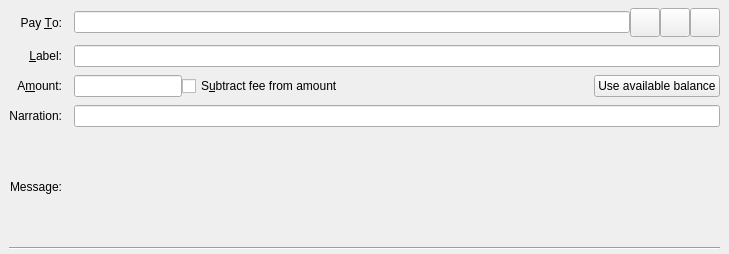
<?xml version="1.0" encoding="UTF-8"?>
<ui version="4.0">
 <class>SendCoinsEntry</class>
 <widget class="QStackedWidget" name="SendCoinsEntry">
  <property name="geometry">
   <rect>
    <x>0</x>
    <y>0</y>
    <width>729</width>
    <height>254</height>
   </rect>
  </property>
  <property name="focusPolicy">
   <enum>Qt::TabFocus</enum>
  </property>
  <property name="autoFillBackground">
   <bool>false</bool>
  </property>
  <widget class="QFrame" name="SendCoins">
   <property name="toolTip">
    <string>This is a normal payment.</string>
   </property>
   <property name="frameShape">
    <enum>QFrame::NoFrame</enum>
   </property>
   <layout class="QGridLayout" name="gridLayout">
    <property name="topMargin">
     <number>8</number>
    </property>
    <property name="bottomMargin">
     <number>4</number>
    </property>
    <property name="horizontalSpacing">
     <number>12</number>
    </property>
    <property name="verticalSpacing">
     <number>8</number>
    </property>
    <item row="4" column="0">
     <widget class="QLabel" name="lblNarration">
      <property name="text">
       <string>Narration:</string>
      </property>
      <property name="alignment">
       <set>Qt::AlignRight|Qt::AlignTrailing|Qt::AlignVCenter</set>
      </property>
      <property name="buddy">
       <cstring>edtNarration</cstring>
      </property>
     </widget>
    </item>
    <item row="0" column="0">
     <widget class="QLabel" name="payToLabel">
      <property name="text">
       <string>Pay &amp;To:</string>
      </property>
      <property name="alignment">
       <set>Qt::AlignRight|Qt::AlignTrailing|Qt::AlignVCenter</set>
      </property>
      <property name="buddy">
       <cstring>payTo</cstring>
      </property>
     </widget>
    </item>
    <item row="3" column="0">
     <widget class="QLabel" name="amountLabel">
      <property name="text">
       <string>A&amp;mount:</string>
      </property>
      <property name="alignment">
       <set>Qt::AlignRight|Qt::AlignTrailing|Qt::AlignVCenter</set>
      </property>
      <property name="buddy">
       <cstring>payAmount</cstring>
      </property>
     </widget>
    </item>
    <item row="0" column="1">
     <layout class="QHBoxLayout" name="payToLayout">
      <property name="spacing">
       <number>0</number>
      </property>
      <item>
       <widget class="QValidatedLineEdit" name="payTo">
        <property name="toolTip">
         <string>The Darkpay address to send the payment to</string>
        </property>
       </widget>
      </item>
      <item>
       <widget class="QToolButton" name="addressBookButton">
        <property name="toolTip">
         <string>Choose previously used address</string>
        </property>
        <property name="text">
         <string/>
        </property>
        <property name="icon">
         <iconset resource="../bitcoin.qrc">
          <normaloff>:/icons/address-book</normaloff>:/icons/address-book</iconset>
        </property>
        <property name="iconSize">
         <size>
          <width>22</width>
          <height>22</height>
         </size>
        </property>
        <property name="shortcut">
         <string>Alt+A</string>
        </property>
       </widget>
      </item>
      <item>
       <widget class="QToolButton" name="pasteButton">
        <property name="toolTip">
         <string>Paste address from clipboard</string>
        </property>
        <property name="text">
         <string/>
        </property>
        <property name="icon">
         <iconset resource="../bitcoin.qrc">
          <normaloff>:/icons/editpaste</normaloff>:/icons/editpaste</iconset>
        </property>
        <property name="iconSize">
         <size>
          <width>22</width>
          <height>22</height>
         </size>
        </property>
        <property name="shortcut">
         <string>Alt+P</string>
        </property>
       </widget>
      </item>
      <item>
       <widget class="QToolButton" name="deleteButton">
        <property name="toolTip">
         <string>Remove this entry</string>
        </property>
        <property name="text">
         <string/>
        </property>
        <property name="icon">
         <iconset resource="../bitcoin.qrc">
          <normaloff>:/icons/remove</normaloff>:/icons/remove</iconset>
        </property>
        <property name="iconSize">
         <size>
          <width>22</width>
          <height>22</height>
         </size>
        </property>
       </widget>
      </item>
     </layout>
    </item>
    <item row="1" column="1">
     <widget class="QLineEdit" name="addAsLabel">
      <property name="toolTip">
       <string>Enter a label for this address to add it to the list of used addresses</string>
      </property>
     </widget>
    </item>
    <item row="1" column="0">
     <widget class="QLabel" name="labellLabel">
      <property name="text">
       <string>&amp;Label:</string>
      </property>
      <property name="alignment">
       <set>Qt::AlignRight|Qt::AlignTrailing|Qt::AlignVCenter</set>
      </property>
      <property name="buddy">
       <cstring>addAsLabel</cstring>
      </property>
     </widget>
    </item>
    <item row="3" column="1">
     <layout class="QHBoxLayout" name="horizontalLayoutAmount" stretch="0,1,0">
      <item>
       <widget class="BitcoinAmountField" name="payAmount"/>
      </item>
      <item>
       <widget class="QCheckBox" name="checkboxSubtractFeeFromAmount">
        <property name="toolTip">
         <string>The fee will be deducted from the amount being sent. The recipient will receive less darkpay than you enter in the amount field. If multiple recipients are selected, the fee is split equally.</string>
        </property>
        <property name="text">
         <string>S&amp;ubtract fee from amount</string>
        </property>
       </widget>
      </item>
      <item>
       <widget class="QPushButton" name="useAvailableBalanceButton">
        <property name="text">
         <string>Use available balance</string>
        </property>
       </widget>
      </item>
     </layout>
    </item>
    <item row="4" column="1">
     <widget class="QLineEdit" name="edtNarration">
      <property name="toolTip">
       <string>A short message sent over the Darkpay network, encrypted if sending to a stealth address or in a blind or anon transaction.</string>
      </property>
      <property name="maxLength">
       <number>24</number>
      </property>
     </widget>
    </item>
    <item row="5" column="0">
     <widget class="QLabel" name="messageLabel">
      <property name="text">
       <string>Message:</string>
      </property>
      <property name="alignment">
       <set>Qt::AlignRight|Qt::AlignTrailing|Qt::AlignVCenter</set>
      </property>
     </widget>
    </item>
    <item row="5" column="1">
     <widget class="QLabel" name="messageTextLabel">
      <property name="toolTip">
       <string>A message that was attached to the darkpay: URI which will be stored with the transaction for your reference. Note: This message will not be sent over the Darkpay network.</string>
      </property>
      <property name="textFormat">
       <enum>Qt::PlainText</enum>
      </property>
     </widget>
    </item>
    <item row="6" column="0" colspan="2">
     <widget class="Line" name="line">
      <property name="orientation">
       <enum>Qt::Horizontal</enum>
      </property>
     </widget>
    </item>
   </layout>
  </widget>
  <widget class="QFrame" name="SendCoins_cs">
   <property name="toolTip">
    <string>This is a payment to a coldstake script.</string>
   </property>
   <property name="frameShape">
    <enum>QFrame::NoFrame</enum>
   </property>
   <layout class="QGridLayout" name="gridLayout_cs">
    <property name="topMargin">
     <number>8</number>
    </property>
    <property name="bottomMargin">
     <number>4</number>
    </property>
    <property name="horizontalSpacing">
     <number>12</number>
    </property>
    <property name="verticalSpacing">
     <number>8</number>
    </property>
    <item row="3" column="1">
     <layout class="QHBoxLayout" name="horizontalLayoutAmount_cs" stretch="0,1,0">
      <item>
       <widget class="BitcoinAmountField" name="payAmount_cs"/>
      </item>
      <item>
       <widget class="QCheckBox" name="checkboxSubtractFeeFromAmount_cs">
        <property name="toolTip">
         <string>The fee will be deducted from the amount being sent. The recipient will receive less darkpay than you enter in the amount field. If multiple recipients are selected, the fee is split equally.</string>
        </property>
        <property name="text">
         <string>Subtract fee from amount</string>
        </property>
       </widget>
      </item>
      <item>
       <widget class="QPushButton" name="useAvailableBalanceButton_cs">
        <property name="text">
         <string>Use available balance</string>
        </property>
       </widget>
      </item>
     </layout>
    </item>
    <item row="1" column="0">
     <widget class="QLabel" name="spendAddrLabel">
      <property name="text">
       <string>Spend  Address:</string>
      </property>
      <property name="alignment">
       <set>Qt::AlignRight|Qt::AlignTrailing|Qt::AlignVCenter</set>
      </property>
      <property name="buddy">
       <cstring>addAsLabel</cstring>
      </property>
     </widget>
    </item>
    <item row="4" column="1">
     <widget class="QLineEdit" name="edtNarration_cs">
      <property name="toolTip">
       <string>A short message sent over the Darkpay network, encrypted if sending to a stealth address or in a blind or anon transaction.</string>
      </property>
      <property name="maxLength">
       <number>24</number>
      </property>
     </widget>
    </item>
    <item row="1" column="1">
     <layout class="QHBoxLayout" name="payToLayout2_cs">
      <property name="spacing">
       <number>0</number>
      </property>
      <item>
       <widget class="QValidatedLineEdit" name="spendAddr">
        <property name="toolTip">
         <string>The Darkpay address that will be able to spend the output (must be 256bit)</string>
        </property>
       </widget>
      </item>
      <item>
       <widget class="QToolButton" name="addressBookButton2_cs">
        <property name="toolTip">
         <string>Choose previously used address</string>
        </property>
        <property name="text">
         <string/>
        </property>
        <property name="icon">
         <iconset resource="../bitcoin.qrc">
          <normaloff>:/icons/address-book</normaloff>:/icons/address-book</iconset>
        </property>
        <property name="iconSize">
         <size>
          <width>22</width>
          <height>22</height>
         </size>
        </property>
        <property name="shortcut">
         <string>Alt+A</string>
        </property>
       </widget>
      </item>
      <item>
       <widget class="QToolButton" name="pasteButton2_cs">
        <property name="toolTip">
         <string>Paste address from clipboard</string>
        </property>
        <property name="text">
         <string/>
        </property>
        <property name="icon">
         <iconset resource="../bitcoin.qrc">
          <normaloff>:/icons/editpaste</normaloff>:/icons/editpaste</iconset>
        </property>
        <property name="iconSize">
         <size>
          <width>22</width>
          <height>22</height>
         </size>
        </property>
        <property name="shortcut">
         <string>Alt+P</string>
        </property>
       </widget>
      </item>
     </layout>
    </item>
    <item row="5" column="0" colspan="2">
     <widget class="Line" name="line_cs">
      <property name="orientation">
       <enum>Qt::Horizontal</enum>
      </property>
     </widget>
    </item>
    <item row="3" column="0">
     <widget class="QLabel" name="amountLabel_cs">
      <property name="text">
       <string>Amount:</string>
      </property>
      <property name="alignment">
       <set>Qt::AlignRight|Qt::AlignTrailing|Qt::AlignVCenter</set>
      </property>
      <property name="buddy">
       <cstring>payAmount_cs</cstring>
      </property>
     </widget>
    </item>
    <item row="0" column="0">
     <widget class="QLabel" name="stakeAddrLabel">
      <property name="text">
       <string>Stake Address:</string>
      </property>
      <property name="alignment">
       <set>Qt::AlignRight|Qt::AlignTrailing|Qt::AlignVCenter</set>
      </property>
      <property name="buddy">
       <cstring>stakeAddr</cstring>
      </property>
     </widget>
    </item>
    <item row="4" column="0">
     <widget class="QLabel" name="lblNarration_cs">
      <property name="text">
       <string>Narration:</string>
      </property>
      <property name="alignment">
       <set>Qt::AlignRight|Qt::AlignTrailing|Qt::AlignVCenter</set>
      </property>
      <property name="buddy">
       <cstring>edtNarration_cs</cstring>
      </property>
     </widget>
    </item>
    <item row="0" column="1">
     <layout class="QHBoxLayout" name="payToLayout_cs">
      <property name="spacing">
       <number>0</number>
      </property>
      <item>
       <widget class="QValidatedLineEdit" name="stakeAddr">
        <property name="toolTip">
         <string>The Darkpay address that will be able to stake the output</string>
        </property>
       </widget>
      </item>
      <item>
       <widget class="QToolButton" name="addressBookButton_cs">
        <property name="toolTip">
         <string>Choose previously used address</string>
        </property>
        <property name="text">
         <string/>
        </property>
        <property name="icon">
         <iconset resource="../bitcoin.qrc">
          <normaloff>:/icons/address-book</normaloff>:/icons/address-book</iconset>
        </property>
        <property name="iconSize">
         <size>
          <width>22</width>
          <height>22</height>
         </size>
        </property>
        <property name="shortcut">
         <string>Alt+A</string>
        </property>
       </widget>
      </item>
      <item>
       <widget class="QToolButton" name="pasteButton_cs">
        <property name="toolTip">
         <string>Paste address from clipboard</string>
        </property>
        <property name="text">
         <string/>
        </property>
        <property name="icon">
         <iconset resource="../bitcoin.qrc">
          <normaloff>:/icons/editpaste</normaloff>:/icons/editpaste</iconset>
        </property>
        <property name="iconSize">
         <size>
          <width>22</width>
          <height>22</height>
         </size>
        </property>
        <property name="shortcut">
         <string>Alt+P</string>
        </property>
       </widget>
      </item>
      <item>
       <widget class="QToolButton" name="deleteButton_cs">
        <property name="toolTip">
         <string>Remove this entry</string>
        </property>
        <property name="text">
         <string/>
        </property>
        <property name="icon">
         <iconset resource="../bitcoin.qrc">
          <normaloff>:/icons/remove</normaloff>:/icons/remove</iconset>
        </property>
        <property name="iconSize">
         <size>
          <width>22</width>
          <height>22</height>
         </size>
        </property>
       </widget>
      </item>
     </layout>
    </item>
   </layout>
  </widget>
  <widget class="QFrame" name="SendCoins_UnauthenticatedPaymentRequest">
   <property name="palette">
    <palette>
     <active>
      <colorrole role="WindowText">
       <brush brushstyle="SolidPattern">
        <color alpha="255">
         <red>0</red>
         <green>0</green>
         <blue>0</blue>
        </color>
       </brush>
      </colorrole>
      <colorrole role="Button">
       <brush brushstyle="SolidPattern">
        <color alpha="255">
         <red>255</red>
         <green>255</green>
         <blue>127</blue>
        </color>
       </brush>
      </colorrole>
      <colorrole role="Light">
       <brush brushstyle="SolidPattern">
        <color alpha="255">
         <red>255</red>
         <green>255</green>
         <blue>255</blue>
        </color>
       </brush>
      </colorrole>
      <colorrole role="Midlight">
       <brush brushstyle="SolidPattern">
        <color alpha="255">
         <red>255</red>
         <green>255</green>
         <blue>191</blue>
        </color>
       </brush>
      </colorrole>
      <colorrole role="Dark">
       <brush brushstyle="SolidPattern">
        <color alpha="255">
         <red>127</red>
         <green>127</green>
         <blue>63</blue>
        </color>
       </brush>
      </colorrole>
      <colorrole role="Mid">
       <brush brushstyle="SolidPattern">
        <color alpha="255">
         <red>170</red>
         <green>170</green>
         <blue>84</blue>
        </color>
       </brush>
      </colorrole>
      <colorrole role="Text">
       <brush brushstyle="SolidPattern">
        <color alpha="255">
         <red>0</red>
         <green>0</green>
         <blue>0</blue>
        </color>
       </brush>
      </colorrole>
      <colorrole role="BrightText">
       <brush brushstyle="SolidPattern">
        <color alpha="255">
         <red>255</red>
         <green>255</green>
         <blue>255</blue>
        </color>
       </brush>
      </colorrole>
      <colorrole role="ButtonText">
       <brush brushstyle="SolidPattern">
        <color alpha="255">
         <red>0</red>
         <green>0</green>
         <blue>0</blue>
        </color>
       </brush>
      </colorrole>
      <colorrole role="Base">
       <brush brushstyle="SolidPattern">
        <color alpha="255">
         <red>255</red>
         <green>255</green>
         <blue>255</blue>
        </color>
       </brush>
      </colorrole>
      <colorrole role="Window">
       <brush brushstyle="SolidPattern">
        <color alpha="255">
         <red>255</red>
         <green>255</green>
         <blue>127</blue>
        </color>
       </brush>
      </colorrole>
      <colorrole role="Shadow">
       <brush brushstyle="SolidPattern">
        <color alpha="255">
         <red>0</red>
         <green>0</green>
         <blue>0</blue>
        </color>
       </brush>
      </colorrole>
      <colorrole role="AlternateBase">
       <brush brushstyle="SolidPattern">
        <color alpha="255">
         <red>255</red>
         <green>255</green>
         <blue>191</blue>
        </color>
       </brush>
      </colorrole>
      <colorrole role="ToolTipBase">
       <brush brushstyle="SolidPattern">
        <color alpha="255">
         <red>255</red>
         <green>255</green>
         <blue>220</blue>
        </color>
       </brush>
      </colorrole>
      <colorrole role="ToolTipText">
       <brush brushstyle="SolidPattern">
        <color alpha="255">
         <red>0</red>
         <green>0</green>
         <blue>0</blue>
        </color>
       </brush>
      </colorrole>
     </active>
     <inactive>
      <colorrole role="WindowText">
       <brush brushstyle="SolidPattern">
        <color alpha="255">
         <red>0</red>
         <green>0</green>
         <blue>0</blue>
        </color>
       </brush>
      </colorrole>
      <colorrole role="Button">
       <brush brushstyle="SolidPattern">
        <color alpha="255">
         <red>255</red>
         <green>255</green>
         <blue>127</blue>
        </color>
       </brush>
      </colorrole>
      <colorrole role="Light">
       <brush brushstyle="SolidPattern">
        <color alpha="255">
         <red>255</red>
         <green>255</green>
         <blue>255</blue>
        </color>
       </brush>
      </colorrole>
      <colorrole role="Midlight">
       <brush brushstyle="SolidPattern">
        <color alpha="255">
         <red>255</red>
         <green>255</green>
         <blue>191</blue>
        </color>
       </brush>
      </colorrole>
      <colorrole role="Dark">
       <brush brushstyle="SolidPattern">
        <color alpha="255">
         <red>127</red>
         <green>127</green>
         <blue>63</blue>
        </color>
       </brush>
      </colorrole>
      <colorrole role="Mid">
       <brush brushstyle="SolidPattern">
        <color alpha="255">
         <red>170</red>
         <green>170</green>
         <blue>84</blue>
        </color>
       </brush>
      </colorrole>
      <colorrole role="Text">
       <brush brushstyle="SolidPattern">
        <color alpha="255">
         <red>0</red>
         <green>0</green>
         <blue>0</blue>
        </color>
       </brush>
      </colorrole>
      <colorrole role="BrightText">
       <brush brushstyle="SolidPattern">
        <color alpha="255">
         <red>255</red>
         <green>255</green>
         <blue>255</blue>
        </color>
       </brush>
      </colorrole>
      <colorrole role="ButtonText">
       <brush brushstyle="SolidPattern">
        <color alpha="255">
         <red>0</red>
         <green>0</green>
         <blue>0</blue>
        </color>
       </brush>
      </colorrole>
      <colorrole role="Base">
       <brush brushstyle="SolidPattern">
        <color alpha="255">
         <red>255</red>
         <green>255</green>
         <blue>255</blue>
        </color>
       </brush>
      </colorrole>
      <colorrole role="Window">
       <brush brushstyle="SolidPattern">
        <color alpha="255">
         <red>255</red>
         <green>255</green>
         <blue>127</blue>
        </color>
       </brush>
      </colorrole>
      <colorrole role="Shadow">
       <brush brushstyle="SolidPattern">
        <color alpha="255">
         <red>0</red>
         <green>0</green>
         <blue>0</blue>
        </color>
       </brush>
      </colorrole>
      <colorrole role="AlternateBase">
       <brush brushstyle="SolidPattern">
        <color alpha="255">
         <red>255</red>
         <green>255</green>
         <blue>191</blue>
        </color>
       </brush>
      </colorrole>
      <colorrole role="ToolTipBase">
       <brush brushstyle="SolidPattern">
        <color alpha="255">
         <red>255</red>
         <green>255</green>
         <blue>220</blue>
        </color>
       </brush>
      </colorrole>
      <colorrole role="ToolTipText">
       <brush brushstyle="SolidPattern">
        <color alpha="255">
         <red>0</red>
         <green>0</green>
         <blue>0</blue>
        </color>
       </brush>
      </colorrole>
     </inactive>
     <disabled>
      <colorrole role="WindowText">
       <brush brushstyle="SolidPattern">
        <color alpha="255">
         <red>127</red>
         <green>127</green>
         <blue>63</blue>
        </color>
       </brush>
      </colorrole>
      <colorrole role="Button">
       <brush brushstyle="SolidPattern">
        <color alpha="255">
         <red>255</red>
         <green>255</green>
         <blue>127</blue>
        </color>
       </brush>
      </colorrole>
      <colorrole role="Light">
       <brush brushstyle="SolidPattern">
        <color alpha="255">
         <red>255</red>
         <green>255</green>
         <blue>255</blue>
        </color>
       </brush>
      </colorrole>
      <colorrole role="Midlight">
       <brush brushstyle="SolidPattern">
        <color alpha="255">
         <red>255</red>
         <green>255</green>
         <blue>191</blue>
        </color>
       </brush>
      </colorrole>
      <colorrole role="Dark">
       <brush brushstyle="SolidPattern">
        <color alpha="255">
         <red>127</red>
         <green>127</green>
         <blue>63</blue>
        </color>
       </brush>
      </colorrole>
      <colorrole role="Mid">
       <brush brushstyle="SolidPattern">
        <color alpha="255">
         <red>170</red>
         <green>170</green>
         <blue>84</blue>
        </color>
       </brush>
      </colorrole>
      <colorrole role="Text">
       <brush brushstyle="SolidPattern">
        <color alpha="255">
         <red>127</red>
         <green>127</green>
         <blue>63</blue>
        </color>
       </brush>
      </colorrole>
      <colorrole role="BrightText">
       <brush brushstyle="SolidPattern">
        <color alpha="255">
         <red>255</red>
         <green>255</green>
         <blue>255</blue>
        </color>
       </brush>
      </colorrole>
      <colorrole role="ButtonText">
       <brush brushstyle="SolidPattern">
        <color alpha="255">
         <red>127</red>
         <green>127</green>
         <blue>63</blue>
        </color>
       </brush>
      </colorrole>
      <colorrole role="Base">
       <brush brushstyle="SolidPattern">
        <color alpha="255">
         <red>255</red>
         <green>255</green>
         <blue>127</blue>
        </color>
       </brush>
      </colorrole>
      <colorrole role="Window">
       <brush brushstyle="SolidPattern">
        <color alpha="255">
         <red>255</red>
         <green>255</green>
         <blue>127</blue>
        </color>
       </brush>
      </colorrole>
      <colorrole role="Shadow">
       <brush brushstyle="SolidPattern">
        <color alpha="255">
         <red>0</red>
         <green>0</green>
         <blue>0</blue>
        </color>
       </brush>
      </colorrole>
      <colorrole role="AlternateBase">
       <brush brushstyle="SolidPattern">
        <color alpha="255">
         <red>255</red>
         <green>255</green>
         <blue>127</blue>
        </color>
       </brush>
      </colorrole>
      <colorrole role="ToolTipBase">
       <brush brushstyle="SolidPattern">
        <color alpha="255">
         <red>255</red>
         <green>255</green>
         <blue>220</blue>
        </color>
       </brush>
      </colorrole>
      <colorrole role="ToolTipText">
       <brush brushstyle="SolidPattern">
        <color alpha="255">
         <red>0</red>
         <green>0</green>
         <blue>0</blue>
        </color>
       </brush>
      </colorrole>
     </disabled>
    </palette>
   </property>
   <property name="toolTip">
    <string>This is an unauthenticated payment request.</string>
   </property>
   <property name="autoFillBackground">
    <bool>true</bool>
   </property>
   <property name="frameShape">
    <enum>QFrame::NoFrame</enum>
   </property>
   <layout class="QGridLayout" name="gridLayout_is">
    <property name="spacing">
     <number>12</number>
    </property>
    <item row="0" column="0">
     <widget class="QLabel" name="payToLabel_is">
      <property name="text">
       <string>Pay To:</string>
      </property>
      <property name="alignment">
       <set>Qt::AlignRight|Qt::AlignTrailing|Qt::AlignVCenter</set>
      </property>
     </widget>
    </item>
    <item row="0" column="1">
     <layout class="QHBoxLayout" name="payToLayout_is">
      <property name="spacing">
       <number>0</number>
      </property>
      <item>
       <widget class="QLabel" name="payTo_is"/>
      </item>
      <item>
       <widget class="QToolButton" name="deleteButton_is">
        <property name="toolTip">
         <string>Remove this entry</string>
        </property>
        <property name="text">
         <string/>
        </property>
        <property name="icon">
         <iconset resource="../bitcoin.qrc">
          <normaloff>:/icons/remove</normaloff>:/icons/remove</iconset>
        </property>
       </widget>
      </item>
     </layout>
    </item>
    <item row="1" column="0">
     <widget class="QLabel" name="memoLabel_is">
      <property name="text">
       <string>Memo:</string>
      </property>
      <property name="alignment">
       <set>Qt::AlignRight|Qt::AlignTrailing|Qt::AlignVCenter</set>
      </property>
     </widget>
    </item>
    <item row="1" column="1">
     <widget class="QLabel" name="memoTextLabel_is">
      <property name="textFormat">
       <enum>Qt::PlainText</enum>
      </property>
     </widget>
    </item>
    <item row="2" column="0">
     <widget class="QLabel" name="amountLabel_is">
      <property name="text">
       <string>A&amp;mount:</string>
      </property>
      <property name="alignment">
       <set>Qt::AlignRight|Qt::AlignTrailing|Qt::AlignVCenter</set>
      </property>
      <property name="buddy">
       <cstring>payAmount_is</cstring>
      </property>
     </widget>
    </item>
    <item row="2" column="1">
     <widget class="BitcoinAmountField" name="payAmount_is">
      <property name="acceptDrops">
       <bool>false</bool>
      </property>
     </widget>
    </item>
   </layout>
  </widget>
  <widget class="QFrame" name="SendCoins_AuthenticatedPaymentRequest">
   <property name="palette">
    <palette>
     <active>
      <colorrole role="WindowText">
       <brush brushstyle="SolidPattern">
        <color alpha="255">
         <red>0</red>
         <green>0</green>
         <blue>0</blue>
        </color>
       </brush>
      </colorrole>
      <colorrole role="Button">
       <brush brushstyle="SolidPattern">
        <color alpha="255">
         <red>140</red>
         <green>232</green>
         <blue>119</blue>
        </color>
       </brush>
      </colorrole>
      <colorrole role="Light">
       <brush brushstyle="SolidPattern">
        <color alpha="255">
         <red>230</red>
         <green>255</green>
         <blue>224</blue>
        </color>
       </brush>
      </colorrole>
      <colorrole role="Midlight">
       <brush brushstyle="SolidPattern">
        <color alpha="255">
         <red>185</red>
         <green>243</green>
         <blue>171</blue>
        </color>
       </brush>
      </colorrole>
      <colorrole role="Dark">
       <brush brushstyle="SolidPattern">
        <color alpha="255">
         <red>70</red>
         <green>116</green>
         <blue>59</blue>
        </color>
       </brush>
      </colorrole>
      <colorrole role="Mid">
       <brush brushstyle="SolidPattern">
        <color alpha="255">
         <red>93</red>
         <green>155</green>
         <blue>79</blue>
        </color>
       </brush>
      </colorrole>
      <colorrole role="Text">
       <brush brushstyle="SolidPattern">
        <color alpha="255">
         <red>0</red>
         <green>0</green>
         <blue>0</blue>
        </color>
       </brush>
      </colorrole>
      <colorrole role="BrightText">
       <brush brushstyle="SolidPattern">
        <color alpha="255">
         <red>155</red>
         <green>255</green>
         <blue>147</blue>
        </color>
       </brush>
      </colorrole>
      <colorrole role="ButtonText">
       <brush brushstyle="SolidPattern">
        <color alpha="255">
         <red>0</red>
         <green>0</green>
         <blue>0</blue>
        </color>
       </brush>
      </colorrole>
      <colorrole role="Base">
       <brush brushstyle="SolidPattern">
        <color alpha="255">
         <red>119</red>
         <green>255</green>
         <blue>233</blue>
        </color>
       </brush>
      </colorrole>
      <colorrole role="Window">
       <brush brushstyle="SolidPattern">
        <color alpha="255">
         <red>140</red>
         <green>232</green>
         <blue>119</blue>
        </color>
       </brush>
      </colorrole>
      <colorrole role="Shadow">
       <brush brushstyle="SolidPattern">
        <color alpha="255">
         <red>0</red>
         <green>0</green>
         <blue>0</blue>
        </color>
       </brush>
      </colorrole>
      <colorrole role="AlternateBase">
       <brush brushstyle="SolidPattern">
        <color alpha="255">
         <red>197</red>
         <green>243</green>
         <blue>187</blue>
        </color>
       </brush>
      </colorrole>
      <colorrole role="NoRole">
       <brush brushstyle="SolidPattern">
        <color alpha="255">
         <red>125</red>
         <green>194</green>
         <blue>122</blue>
        </color>
       </brush>
      </colorrole>
      <colorrole role="ToolTipBase">
       <brush brushstyle="SolidPattern">
        <color alpha="255">
         <red>255</red>
         <green>255</green>
         <blue>220</blue>
        </color>
       </brush>
      </colorrole>
      <colorrole role="ToolTipText">
       <brush brushstyle="SolidPattern">
        <color alpha="255">
         <red>0</red>
         <green>0</green>
         <blue>0</blue>
        </color>
       </brush>
      </colorrole>
     </active>
     <inactive>
      <colorrole role="WindowText">
       <brush brushstyle="SolidPattern">
        <color alpha="255">
         <red>0</red>
         <green>0</green>
         <blue>0</blue>
        </color>
       </brush>
      </colorrole>
      <colorrole role="Button">
       <brush brushstyle="SolidPattern">
        <color alpha="255">
         <red>140</red>
         <green>232</green>
         <blue>119</blue>
        </color>
       </brush>
      </colorrole>
      <colorrole role="Light">
       <brush brushstyle="SolidPattern">
        <color alpha="255">
         <red>230</red>
         <green>255</green>
         <blue>224</blue>
        </color>
       </brush>
      </colorrole>
      <colorrole role="Midlight">
       <brush brushstyle="SolidPattern">
        <color alpha="255">
         <red>185</red>
         <green>243</green>
         <blue>171</blue>
        </color>
       </brush>
      </colorrole>
      <colorrole role="Dark">
       <brush brushstyle="SolidPattern">
        <color alpha="255">
         <red>70</red>
         <green>116</green>
         <blue>59</blue>
        </color>
       </brush>
      </colorrole>
      <colorrole role="Mid">
       <brush brushstyle="SolidPattern">
        <color alpha="255">
         <red>93</red>
         <green>155</green>
         <blue>79</blue>
        </color>
       </brush>
      </colorrole>
      <colorrole role="Text">
       <brush brushstyle="SolidPattern">
        <color alpha="255">
         <red>0</red>
         <green>0</green>
         <blue>0</blue>
        </color>
       </brush>
      </colorrole>
      <colorrole role="BrightText">
       <brush brushstyle="SolidPattern">
        <color alpha="255">
         <red>155</red>
         <green>255</green>
         <blue>147</blue>
        </color>
       </brush>
      </colorrole>
      <colorrole role="ButtonText">
       <brush brushstyle="SolidPattern">
        <color alpha="255">
         <red>0</red>
         <green>0</green>
         <blue>0</blue>
        </color>
       </brush>
      </colorrole>
      <colorrole role="Base">
       <brush brushstyle="SolidPattern">
        <color alpha="255">
         <red>119</red>
         <green>255</green>
         <blue>233</blue>
        </color>
       </brush>
      </colorrole>
      <colorrole role="Window">
       <brush brushstyle="SolidPattern">
        <color alpha="255">
         <red>140</red>
         <green>232</green>
         <blue>119</blue>
        </color>
       </brush>
      </colorrole>
      <colorrole role="Shadow">
       <brush brushstyle="SolidPattern">
        <color alpha="255">
         <red>0</red>
         <green>0</green>
         <blue>0</blue>
        </color>
       </brush>
      </colorrole>
      <colorrole role="AlternateBase">
       <brush brushstyle="SolidPattern">
        <color alpha="255">
         <red>197</red>
         <green>243</green>
         <blue>187</blue>
        </color>
       </brush>
      </colorrole>
      <colorrole role="NoRole">
       <brush brushstyle="SolidPattern">
        <color alpha="255">
         <red>125</red>
         <green>194</green>
         <blue>122</blue>
        </color>
       </brush>
      </colorrole>
      <colorrole role="ToolTipBase">
       <brush brushstyle="SolidPattern">
        <color alpha="255">
         <red>255</red>
         <green>255</green>
         <blue>220</blue>
        </color>
       </brush>
      </colorrole>
      <colorrole role="ToolTipText">
       <brush brushstyle="SolidPattern">
        <color alpha="255">
         <red>0</red>
         <green>0</green>
         <blue>0</blue>
        </color>
       </brush>
      </colorrole>
     </inactive>
     <disabled>
      <colorrole role="WindowText">
       <brush brushstyle="SolidPattern">
        <color alpha="255">
         <red>70</red>
         <green>116</green>
         <blue>59</blue>
        </color>
       </brush>
      </colorrole>
      <colorrole role="Button">
       <brush brushstyle="SolidPattern">
        <color alpha="255">
         <red>140</red>
         <green>232</green>
         <blue>119</blue>
        </color>
       </brush>
      </colorrole>
      <colorrole role="Light">
       <brush brushstyle="SolidPattern">
        <color alpha="255">
         <red>230</red>
         <green>255</green>
         <blue>224</blue>
        </color>
       </brush>
      </colorrole>
      <colorrole role="Midlight">
       <brush brushstyle="SolidPattern">
        <color alpha="255">
         <red>185</red>
         <green>243</green>
         <blue>171</blue>
        </color>
       </brush>
      </colorrole>
      <colorrole role="Dark">
       <brush brushstyle="SolidPattern">
        <color alpha="255">
         <red>70</red>
         <green>116</green>
         <blue>59</blue>
        </color>
       </brush>
      </colorrole>
      <colorrole role="Mid">
       <brush brushstyle="SolidPattern">
        <color alpha="255">
         <red>93</red>
         <green>155</green>
         <blue>79</blue>
        </color>
       </brush>
      </colorrole>
      <colorrole role="Text">
       <brush brushstyle="SolidPattern">
        <color alpha="255">
         <red>70</red>
         <green>116</green>
         <blue>59</blue>
        </color>
       </brush>
      </colorrole>
      <colorrole role="BrightText">
       <brush brushstyle="SolidPattern">
        <color alpha="255">
         <red>155</red>
         <green>255</green>
         <blue>147</blue>
        </color>
       </brush>
      </colorrole>
      <colorrole role="ButtonText">
       <brush brushstyle="SolidPattern">
        <color alpha="255">
         <red>70</red>
         <green>116</green>
         <blue>59</blue>
        </color>
       </brush>
      </colorrole>
      <colorrole role="Base">
       <brush brushstyle="SolidPattern">
        <color alpha="255">
         <red>140</red>
         <green>232</green>
         <blue>119</blue>
        </color>
       </brush>
      </colorrole>
      <colorrole role="Window">
       <brush brushstyle="SolidPattern">
        <color alpha="255">
         <red>140</red>
         <green>232</green>
         <blue>119</blue>
        </color>
       </brush>
      </colorrole>
      <colorrole role="Shadow">
       <brush brushstyle="SolidPattern">
        <color alpha="255">
         <red>0</red>
         <green>0</green>
         <blue>0</blue>
        </color>
       </brush>
      </colorrole>
      <colorrole role="AlternateBase">
       <brush brushstyle="SolidPattern">
        <color alpha="255">
         <red>140</red>
         <green>232</green>
         <blue>119</blue>
        </color>
       </brush>
      </colorrole>
      <colorrole role="NoRole">
       <brush brushstyle="SolidPattern">
        <color alpha="255">
         <red>125</red>
         <green>194</green>
         <blue>122</blue>
        </color>
       </brush>
      </colorrole>
      <colorrole role="ToolTipBase">
       <brush brushstyle="SolidPattern">
        <color alpha="255">
         <red>255</red>
         <green>255</green>
         <blue>220</blue>
        </color>
       </brush>
      </colorrole>
      <colorrole role="ToolTipText">
       <brush brushstyle="SolidPattern">
        <color alpha="255">
         <red>0</red>
         <green>0</green>
         <blue>0</blue>
        </color>
       </brush>
      </colorrole>
     </disabled>
    </palette>
   </property>
   <property name="toolTip">
    <string>This is an authenticated payment request.</string>
   </property>
   <property name="autoFillBackground">
    <bool>true</bool>
   </property>
   <property name="frameShape">
    <enum>QFrame::NoFrame</enum>
   </property>
   <layout class="QGridLayout" name="gridLayout_s">
    <property name="spacing">
     <number>12</number>
    </property>
    <item row="0" column="0">
     <widget class="QLabel" name="payToLabel_s">
      <property name="text">
       <string>Pay To:</string>
      </property>
      <property name="alignment">
       <set>Qt::AlignRight|Qt::AlignTrailing|Qt::AlignVCenter</set>
      </property>
     </widget>
    </item>
    <item row="0" column="1">
     <layout class="QHBoxLayout" name="payToLayout_s">
      <property name="spacing">
       <number>0</number>
      </property>
      <item>
       <widget class="QLabel" name="payTo_s">
        <property name="textFormat">
         <enum>Qt::PlainText</enum>
        </property>
       </widget>
      </item>
      <item>
       <widget class="QToolButton" name="deleteButton_s">
        <property name="toolTip">
         <string>Remove this entry</string>
        </property>
        <property name="text">
         <string/>
        </property>
        <property name="icon">
         <iconset resource="../bitcoin.qrc">
          <normaloff>:/icons/remove</normaloff>:/icons/remove</iconset>
        </property>
       </widget>
      </item>
     </layout>
    </item>
    <item row="1" column="0">
     <widget class="QLabel" name="memoLabel_s">
      <property name="text">
       <string>Memo:</string>
      </property>
      <property name="alignment">
       <set>Qt::AlignRight|Qt::AlignTrailing|Qt::AlignVCenter</set>
      </property>
     </widget>
    </item>
    <item row="1" column="1">
     <widget class="QLabel" name="memoTextLabel_s">
      <property name="textFormat">
       <enum>Qt::PlainText</enum>
      </property>
     </widget>
    </item>
    <item row="2" column="0">
     <widget class="QLabel" name="amountLabel_s">
      <property name="text">
       <string>A&amp;mount:</string>
      </property>
      <property name="alignment">
       <set>Qt::AlignRight|Qt::AlignTrailing|Qt::AlignVCenter</set>
      </property>
      <property name="buddy">
       <cstring>payAmount_s</cstring>
      </property>
     </widget>
    </item>
    <item row="2" column="1">
     <widget class="BitcoinAmountField" name="payAmount_s">
      <property name="acceptDrops">
       <bool>false</bool>
      </property>
     </widget>
    </item>
   </layout>
  </widget>
 </widget>
 <customwidgets>
  <customwidget>
   <class>QValidatedLineEdit</class>
   <extends>QLineEdit</extends>
   <header>qt/qvalidatedlineedit.h</header>
  </customwidget>
  <customwidget>
   <class>BitcoinAmountField</class>
   <extends>QLineEdit</extends>
   <header>qt/bitcoinamountfield.h</header>
   <container>1</container>
  </customwidget>
 </customwidgets>
 <tabstops>
  <tabstop>payTo</tabstop>
  <tabstop>addressBookButton</tabstop>
  <tabstop>pasteButton</tabstop>
  <tabstop>deleteButton</tabstop>
  <tabstop>addAsLabel</tabstop>
  <tabstop>payAmount</tabstop>
  <tabstop>payAmount_is</tabstop>
  <tabstop>deleteButton_is</tabstop>
  <tabstop>payAmount_s</tabstop>
  <tabstop>edtNarration</tabstop>
  <tabstop>deleteButton_s</tabstop>
 </tabstops>
 <resources>
  <include location="../bitcoin.qrc"/>
 </resources>
 <connections/>
</ui>
